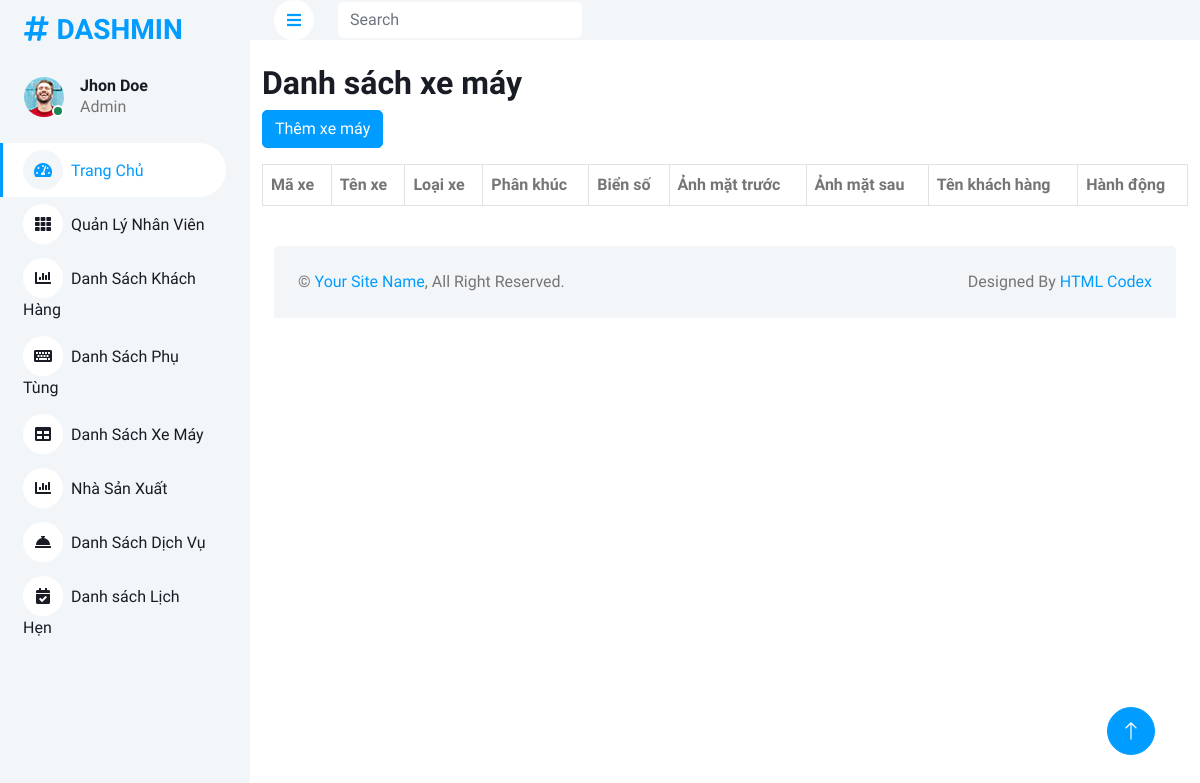
The app's page /Admin/table.php, older data.
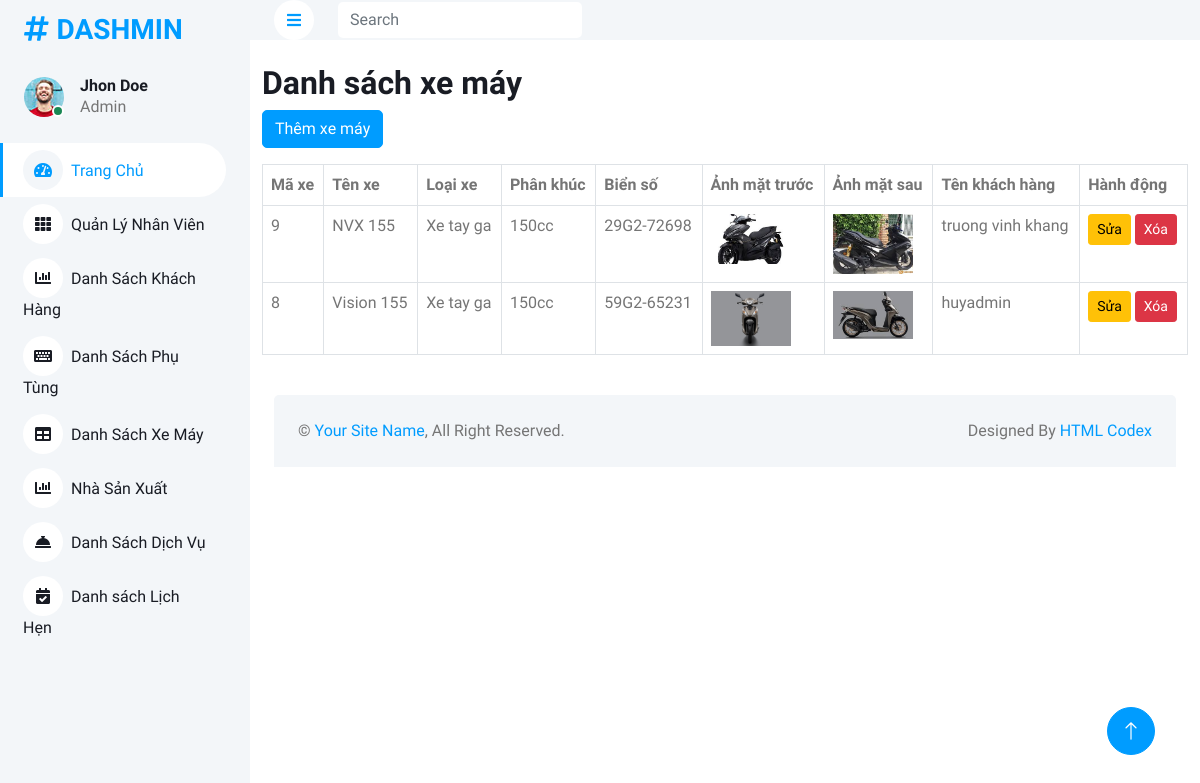
The same page, newer data.
### tables this page shows
CREATE TABLE `xemay` (
  `MaXE` int(11) NOT NULL,
  `TenXe` varchar(255) DEFAULT NULL,
  `LoaiXe` varchar(255) DEFAULT NULL,
  `PhanKhuc` varchar(255) DEFAULT NULL,
  `BienSoXe` varchar(255) DEFAULT NULL,
  `HinhAnhMatTruocXe` varchar(255) DEFAULT NULL,
  `HinhAnhMatSauXe` varchar(255) DEFAULT NULL,
  `hoadon_MaHD` int(11) DEFAULT NULL,
  `khachhang_MaKH` int(11) DEFAULT NULL
);

CREATE TABLE `khachhang` (
  `MaKH` int(11) NOT NULL,
  `TenKH` varchar(100) DEFAULT NULL,
  `Email` varchar(30) DEFAULT NULL,
  `MatKhau` varchar(255) DEFAULT NULL,
  `DiaChi` text DEFAULT NULL,
  `SDT` varchar(10) DEFAULT NULL,
  `TrangThai` enum('hoat_dong','bi_khoa') DEFAULT NULL,
  `Reset_token` text DEFAULT NULL,
  `admin_AdminID` int(11) DEFAULT NULL
);

### Admin/db.php (called while the page is built)
<?php
function connectDB()
{
    $host = 'localhost';
    $dbname = 'quanlybaoduongxe';
    $username = 'root';
    $password = '';
    try {
        $pdo = new PDO("mysql:host=$host;dbname=$dbname;charset=utf8mb4", $username, $password);
        $pdo->setAttribute(PDO::ATTR_ERRMODE, PDO::ERRMODE_EXCEPTION);
        return $pdo;
    } catch (PDOException $e) {
        die("Kết nối thất bại: " . $e->getMessage());
    }
}
?>

### Admin/controllers/XeMayController.php (called while the page is built, shortened)
<?php
require_once __DIR__ . '/../models/XeMayModel.php';
require_once __DIR__ . '/../db.php';
class XeMayController
{
    private $model;
    public function __construct()
    {
        $this->model = new XeMayModel(connectDB());
    }
    public function index()
    {
        $xemays = $this->model->getAll();
        include __DIR__ . '/../views/xemay/danhsach.php';
    }
}

### Admin/models/XeMayModel.php (called while the page is built, shortened)
<?php
class XeMayModel
{
    private $conn;
    public function __construct($conn)
    {
        $this->conn = $conn;
    }
    public function getAll()
    {
        $sql = "SELECT xm.*, kh.TenKH
                FROM xemay xm
                LEFT JOIN khachhang kh ON xm.khachhang_MaKH = kh.MaKH
                ORDER BY xm.MaXE DESC";
        $stmt = $this->conn->query($sql);
        return $stmt->fetchAll(PDO::FETCH_ASSOC);
    }
}

### Admin/views/xemay/danhsach.php (the view, shortened to what this page needs)
<div class="container mt-4">
    <h2>Danh sách xe máy</h2>
    <a href="table.php?controller=xemay&action=them" class="btn btn-primary mb-3">Thêm xe máy</a>
    <table class="table table-bordered">
        <thead>
            <tr>
                <th>Mã xe</th>
                <th>Tên xe</th>
                <th>Loại xe</th>
                <th>Phân khúc</th>
                <th>Biển số</th>
                <th>Ảnh mặt trước</th>
                <th>Ảnh mặt sau</th>
                <th>Tên khách hàng</th>
                <th>Hành động</th>
            </tr>
        </thead>
        <tbody>
            <?php foreach ($xemays as $xe): ?>
            <tr>
                <td><?= $xe['MaXE'] ?></td>
                <td><?= htmlspecialchars($xe['TenXe']) ?></td>
                <td><?= htmlspecialchars($xe['LoaiXe']) ?></td>
                <td><?= htmlspecialchars($xe['PhanKhuc']) ?></td>
                <td><?= htmlspecialchars($xe['BienSoXe']) ?></td>
                <td>
                    <?php if ($xe['HinhAnhMatTruocXe']): ?>
                        <img src="uploads/<?= htmlspecialchars($xe['HinhAnhMatTruocXe']) ?>" style="max-width:80px;">
                    <?php endif; ?>
                </td>
                <td>
                    <?php if ($xe['HinhAnhMatSauXe']): ?>
                        <img src="uploads/<?= htmlspecialchars($xe['HinhAnhMatSauXe']) ?>" style="max-width:80px;">
                    <?php endif; ?>
                </td>
                <td><?= htmlspecialchars($xe['TenKH']) ?></td>
                <td>
                    <a href="table.php?controller=xemay&action=sua&MaXE=<?= $xe['MaXE'] ?>" class="btn btn-warning btn-sm">Sửa</a>
                    <a href="table.php?controller=xemay&action=xoa&MaXE=<?= $xe['MaXE'] ?>"
                       class="btn btn-danger btn-sm"
                       onclick="return confirm('Bạn có chắc muốn xóa xe này?');">Xóa</a>
                </td>
            </tr>
            <?php endforeach; ?>
        </tbody>
    </table>
</div>

### Admin/table.php (shortened to what this page needs)
<?php
$action = $_GET['action'] ?? 'index';
$ctrl = new $ctrlClass();
if (method_exists($ctrl, $action)) {
    $ctrl->$action();
} else {
    echo "<div class='p-4'>Không tìm thấy chức năng $action</div>";
}
$mainContent = ob_get_clean();
?>
<!DOCTYPE html>
<html lang="vi">
<head>
    <link href="https://cdnjs.cloudflare.com/ajax/libs/font-awesome/5.10.0/css/all.min.css" rel="stylesheet">
    <link href="https://cdn.jsdelivr.net/npm/bootstrap-icons@1.4.1/font/bootstrap-icons.css" rel="stylesheet">
    <link href="lib/owlcarousel/assets/owl.carousel.min.css" rel="stylesheet">
    <link href="lib/tempusdominus/css/tempusdominus-bootstrap-4.min.css" rel="stylesheet" />
    <link href="css/bootstrap.min.css" rel="stylesheet">
    <link href="css/style.css" rel="stylesheet">
</head>
<body>
    <div class="container-xxl position-relative bg-white d-flex p-0">
        <?php include('./layouts/sidebar.php') ?>
        <div class="content">
            <nav class="navbar navbar-expand bg-light navbar-light sticky-top px-4 py-0">
                <a href="#" class="sidebar-toggler flex-shrink-0">
                    <i class="fa fa-bars"></i>
                </a>
                <form class="d-none d-md-flex ms-4">
                    <input class="form-control border-0" type="search" placeholder="Search">
                </form>
            </nav>
            <?= $mainContent ?>
            <div class="container-fluid pt-4 px-4">
                <div class="bg-light rounded-top p-4">
                    <div class="row">
                        <div class="col-12 col-sm-6 text-center text-sm-start">
                            &copy; <a href="#">Your Site Name</a>, All Right Reserved.
                        </div>
                        <div class="col-12 col-sm-6 text-center text-sm-end">
                            Designed By <a href="https://htmlcodex.com">HTML Codex</a>
                        </div>
                    </div>
                </div>
            </div>
        </div>
        <a href="#" class="btn btn-lg btn-primary btn-lg-square back-to-top"><i class="bi bi-arrow-up"></i></a>
    </div>
</body>
</html>

### Admin/layouts/sidebar.php
<div class="sidebar pe-4 pb-3">
    <nav class="navbar bg-light navbar-light">
        <a href="index.php" class="navbar-brand mx-4 mb-3">
            <h3 class="text-primary"><i class="fa fa-hashtag me-2"></i>DASHMIN</h3>
        </a>
        <div class="d-flex align-items-center ms-4 mb-4">
            <div class="position-relative">
                <img class="rounded-circle" src="img/user.jpg" alt="" style="width: 40px; height: 40px;">
                <div
                    class="bg-success rounded-circle border border-2 border-white position-absolute end-0 bottom-0 p-1">
                </div>
            </div>
            <div class="ms-3">
                <h6 class="mb-0">Jhon Doe</h6>
                <span>Admin</span>
            </div>
        </div>
        <div class="navbar-nav w-100">
            <a href="index.php" class="nav-item nav-link active"><i class="fa fa-tachometer-alt me-2"></i>Trang Chủ</a>
            <a href="NVmanagement.php" class="nav-item nav-link"><i class="fa fa-th me-2"></i>Quản Lý Nhân Viên</a>
            <a href="khachhang.php" class="nav-item nav-link"><i class="fa fa-chart-bar me-2"></i>Danh Sách Khách Hàng</a>
            <a href="form.php" class="nav-item nav-link"><i class="fa fa-keyboard me-2"></i>Danh Sách Phụ Tùng</a>
            <a href="table.php" class="nav-item nav-link"><i class="fa fa-table me-2"></i>Danh Sách Xe Máy</a>
            <a href="nhasanxuat.php" class="nav-item nav-link"><i class="fa fa-chart-bar me-2"></i>Nhà Sản Xuất</a>
            <a href="dichvu.php" class="nav-item nav-link"><i class="fa fa-concierge-bell me-2"></i>Danh Sách Dịch Vụ</a>
            <a href="danhsachlichhen.php" class="nav-item nav-link"><i class="fa fa-calendar-check me-2"></i>Danh sách Lịch Hẹn</a>
        </div>
    </nav>
</div>

### Admin/css/style.css (style rules this page uses)
:root { --primary: #009CFF; --light: #F3F6F9; --dark: #191C24; }
.back-to-top { position: fixed; display: none; right: 45px; bottom: 45px; z-index: 99; }
.btn { transition: .5s; }
.btn.btn-primary { color: #FFFFFF; }
.btn-lg-square { width: 48px; height: 48px; }
.btn-square, .btn-sm-square, .btn-lg-square { padding: 0; display: inline-flex; align-items: center; justify-content: center; font-weight: normal; border-radius: 50px; }
.sidebar { position: fixed; top: 0; left: 0; bottom: 0; width: 250px; height: 100vh; overflow-y: auto; background: var(--light); transition: 0.5s; z-index: 999; }
.content { margin-left: 250px; min-height: 100vh; background: #FFFFFF; transition: 0.5s; }
@media (min-width: 992px) { .sidebar { margin-left: 0; } }
@media (min-width: 992px) { .content { width: calc(100% - 250px); } }
.sidebar .navbar .navbar-nav .nav-link { padding: 7px 20px; color: var(--dark); font-weight: 500; border-left: 3px solid var(--light); border-radius: 0 30px 30px 0; outline: none; }
.sidebar .navbar .navbar-nav .nav-link:hover, .sidebar .navbar .navbar-nav .nav-link.active { color: var(--primary); background: #FFFFFF; border-color: var(--primary); }
.sidebar .navbar .navbar-nav .nav-link i { width: 40px; height: 40px; display: inline-flex; align-items: center; justify-content: center; background: #FFFFFF; border-radius: 40px; }
.sidebar .navbar .navbar-nav .nav-link:hover i, .sidebar .navbar .navbar-nav .nav-link.active i { background: var(--light); }
.content .navbar .sidebar-toggler, .content .navbar .navbar-nav .nav-link i { width: 40px; height: 40px; display: inline-flex; align-items: center; justify-content: center; background: #FFFFFF; border-radius: 40px; }

Row changes from the older to the newer data that the page shows:
added xemay: MaXE "9", TenXe "NVX 155", LoaiXe "Xe tay ga", PhanKhuc "150cc", BienSoXe "29G2-72698", HinhAnhMatTruocXe (picture), HinhAnhMatSauXe (picture), khachhang.TenKH "truong vinh khang"
added xemay: MaXE "8", TenXe "Vision 155", LoaiXe "Xe tay ga", PhanKhuc "150cc", BienSoXe "59G2-65231", HinhAnhMatTruocXe (picture), HinhAnhMatSauXe (picture), khachhang.TenKH "huyadmin"
